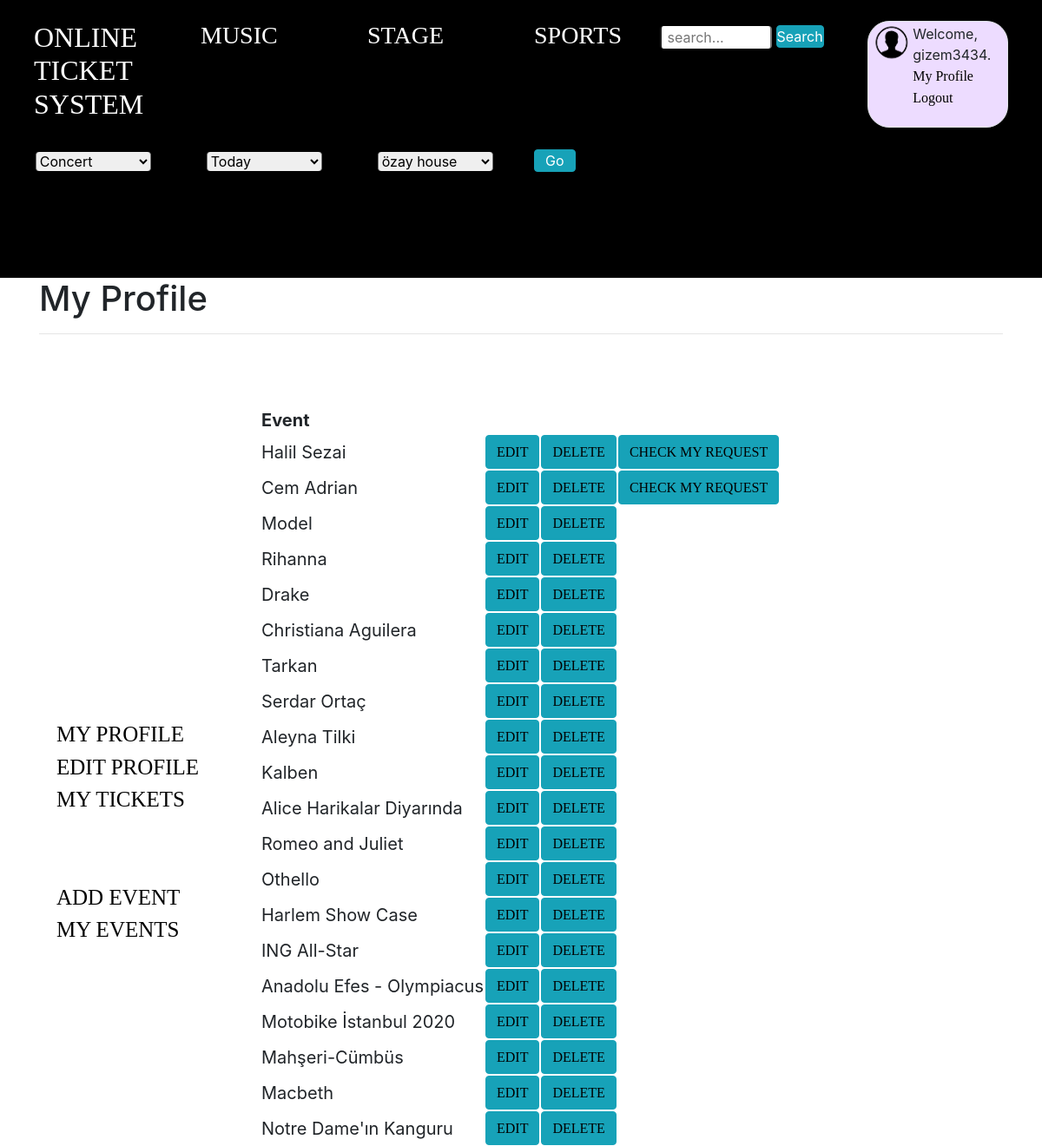
Screenshot of /my-events/ (signed in) with the database file from the repository.
### website/models.py (models this page shows, shortened)
class Event(models.Model):
    TYPE = (
        ('C', 'Concert'),
        ('T', 'Theatre'),
        ('S', 'Sports')
    )
    name = models.CharField(max_length=50)
    stage = models.ForeignKey(Stage, on_delete=models.CASCADE)
    owner = models.ForeignKey(UserProfile, on_delete=models.CASCADE, null=True)
    date = models.DateField()
    quota = models.IntegerField()
    quotastart = models.IntegerField()
    price = models.IntegerField()
    type = models.CharField(max_length=1, choices=TYPE)
    isAvailable = models.BooleanField(default=False)
    isAccepted = models.BooleanField(default=False)
    isRejected = models.BooleanField(default=False)
    rules = models.CharField(max_length=500)
    img = models.URLField(null=True, blank=True)
    def get_edit_event_url(self):
        return f"/event/{self.pk}/edit"
    def get_delete_event_url(self):
        return f"/event/{self.pk}/delete"
    def get_check_event_url(self):
        return f"/event/{self.pk}/check"

### website/views.py (the view)
# urls.py: path('my-events/', views.my_events, name='my_events'),
@login_required
def my_events(request):
    user_profile = UserProfile.objects.get(user=request.user)
    event_list = Event.objects.all().filter(owner=user_profile)
    context = {'event_list': event_list}
    return render(request, 'event/my_events.html', context)

### website/views.py (called while the page is built)
def return_stage_list(request):
    return {'stage_list': Stage.objects.all()}

### templates/event/my_events.html (shortened to what this page needs)
{% extends 'profile/profile.html' %}
{% block info %}
   <div id="my-events"><table>
<tr>
         <th> Event</th>
         <th>  </th>
    <th>  </th>
    <th>  </th>
</tr>
        {% for event in event_list %}
            <tr>
            <td>{{ event.name }} </td>
                <td> <button class="btn btn-info"><a style="color: black" href="{{ event.get_edit_event_url }}">Edit</a></button></td>
                 <td><button class="btn btn-info"> <a  style="color: black" href="{{ event.get_delete_event_url }}">Delete</a>{% ifequal event.isAccepted False %}</button></td>
                 <td><button class="btn btn-info">  <a style="color: black" href="{{ event.get_check_event_url }}">Check my request</a>{% endifequal %} </button></td>
            </tr>
        {% endfor %}
    </table></div>
{% endblock %}
{% block isOperator %}
    <a href="{% url 'add_event' %}">Add Event</a><br>
    <a href="{% url 'my_events' %}">My Events</a><br>
{% endblock %}

### templates/profile/profile.html (shortened to what this page needs)
{% extends 'base.html' %}
{% block head %}
    {% load static %}
    <link rel="stylesheet" type="text/css" href="{% static "css/profile/profil.css" %}">
{% endblock %}
{% block content %}
<div id="mainDiv">
    <h1 id="header">My Profile</h1>
    <hr>
    <div class="infos">
        {% block info %}{% endblock %}
    </div>
    <div id="main_menu">
        <br><br>
        <a href="{% url 'my_profile' %}">My Profile</a><br>
        <a href="{% url 'edit_my_profile' %}">Edit Profile</a><br>
        <a href="{% url 'my_transactions' %}">My Tickets</a><br>
        <br><br>
        {% block isOperator %}{% endblock %}
    </div>
</div>
{% endblock %}

### templates/base.html (shortened to what this page needs)
<!DOCTYPE html>
<html lang="en">
<head>
    <link rel="stylesheet" href="https://stackpath.bootstrapcdn.com/bootstrap/4.4.1/css/bootstrap.min.css">
     {% block head %}
             {% endblock %}
     {% load static %}
    <link rel="stylesheet" type="text/css" href="{% static 'css/base.css' %}">
</head>
<body>
    <header>
  <video playsinline="playsinline" autoplay="autoplay" muted="muted" loop="loop">
    <source src="{% static 'media/homevideo.mp4' %}" type="video/mp4">
  </video>
        <div class="row" id='mainRow'>
            <div class="col-sm-2">
                <div id="webSiteName">
                    <a href="{%  url 'home' %}">
                        <h2>Online Ticket System</h2>
                    </a>
                </div>
            </div>
            <div class="col-sm-2">
                <div class="topicsName">
                    <a href="{% url 'concert_event'  %} ">
                        <h3>Music</h3>
                    </a>
                </div>
            </div>
            <div class="col-sm-2">
                <div class="topicsName">
                    <a href="{% url 'theatre_event'  %} ">
                        <h3>Stage</h3>
                    </a>
                </div>
            </div>
            <div class="col-sm-1">
                <div class="topicsName">
                    <a href="{% url 'sport_event'  %} ">
                        <h3>Sports</h3>
                    </a>
                </div>
            </div>
            <div class="col-md-3">
                <div class="search-container">
                    <form method="GET" action="{% url 'overall_search' %}">
                    <input required name="q" value="{{ request.GET.q }}" placeholder=" search...">
                    <button class="btn btn-info py-0 px-0" type="submit">Search</button>
                    </form>
                </div>
            </div>
            <div class="col-sm-2">
            <div class="border">
                <div class="avatarDiv">
                    <img src={% static "media/user-avatar.png" %} alt="user-avatar">
                </div>
                <div class="accountTextDiv">
                    {% if user.is_authenticated %}
                    <p class="login">Welcome, {{ user.get_username }}.
                    <a href="{% url 'my_profile' %}">My Profile</a>
                        <a href="{% url 'logout' %}">Logout</a></p>
                    {% else %}
                    <p><a  href="{% url 'login' %}">Login</a></p>
                    {% endif %}
                </div>
            </div>
            </div>
        </div>
        <div class="row" id='searchFilterRow'>
            <table>
            <form action="{% url 'opinion_search' %}" method="post" >
            <div class="col-sm-2">
                <div class="categories">
                    <select name="categories">
                        <option value="C">Concert</option>
                    </select>
                </div>
            </div>
            <div class="col-sm-2">
                <div class="categories">
                    <select name="dates">
                        <option value="Today">Today</option>
                    </select>
                </div>
            </div>
            <div class="col-sm-2">
                <div class="categories">
                    <select name="stage_names">
                       {% for stage in stage_list %}
                        <option value="{{ stage.place }}">{{ stage.place }}</option>
                        {% endfor %}
                    </select>
                </div>
            </div>
            <div class="col-sm-1">
                <div class="categories">
                     <button class="btn btn-info py-0 " type="submit">Go</button>
            </div>
                </div>
            </form>
</table>
        </div>
    </header>
    <div class="container-xl">
            {% block content %}
             {% endblock %}
    </div>
</body>
</html>

### website/static/css/profile/profil.css (style rules this page uses)
.infos { position: relative; width:600px; font-size:20px; height: 100px; margin: auto; margin-top: 7.5%; }
#main_menu a { color: black; }
#my-events { position: relative; }
#main_menu { position: absolute; width:200px; top:57%; font-size: 25px; padding-left:20px; }

### website/static/css/base.css (style rules this page uses)
body { width: 100%; }
a { color: white; font-family: "Century Gothic", serif; text-decoration: none; text-transform: uppercase; }
.accountTextDiv a { color: white; font-family: "Century Gothic", serif; text-decoration: none; text-transform: initial; }
header { position: relative; background-color: black; height: 40vh; min-height: 15rem; width: 100%; overflow: hidden; }
header video { position: absolute; top: 50%; left: 50%; min-width: 100%; min-height: 100%; width: auto; height: auto; z-index: 0; -ms-transform: translateX(-50%) translateY(-50%); -moz-transform: translateX(-50%) translateY(-50%); -webkit-transform: translateX(-50%) translateY(-50%); transform: translateX(-50%) translateY(-50%); }
#webSiteName { float: left; width: 14%; height: 95%; margin: auto; }
.topicsName { float: left; width: 14%; height: 95%; margin: auto; }
.avatarDiv { float: left; width: 30%; height: 95%; margin: auto; margin-left: 2%; }
.avatarDiv img { max-width: 100%; max-height: 100%; }
.border { border-radius: 25px; border-color: #eddcff ; background: #eddcff; width: 100%; height: 100%; }
.accountTextDiv { float: left; width: 60%; height: 95%; margin: auto; padding-top: 1%; }
.accountTextDiv p { width: 100%; }
.search-container { margin: auto; width: 100%; height: 25%; padding-top: 2%; }
.search-container input { margin-left: 19%; width: 50%; webkit-border-radius: 4px !important; -moz-border-radius: 4px !important; border-radius: 4px !important; -webkit-border-top: 4px !important; -moz-border-top: 4px !important; border-top: 4px !important; -webkit-border-bottom: 4px !important; -moz-border-bottom: 4px !important; border-bottom: 4px !important; }
.search-container button { margin-bottom: 2%; }
#searchFilterRow { height: 20%; margin-top: 2%; padding-left: 2%; padding-right: 2%; text-align: center; }
.accountTextDiv a { color: black; }
.row select { webkit-border-radius: 4px !important; -moz-border-radius: 4px !important; border-radius: 4px !important; -webkit-border-top: 4px !important; -moz-border-top: 4px !important; border-top: 4px !important; -webkit-border-bottom: 4px !important; -moz-border-bottom: 4px !important; border-bottom: 4px !important; }
#mainRow { margin: auto; padding-left: 2%; padding-right: 2%; padding-top: 2%; }
.categories { float: left; width: 100%; height: 100%; margin: auto; padding-top: 1.5%; }
.categories select { width: 80%; right: 10%; height: fit-content; }
.categories button { float: left; }

### rows the page displays
Event: name "Halil Sezai"
Event: name "Cem Adrian"
Event: name "Model"
Event: name "Rihanna"
Event: name "Drake"
Event: name "Christiana Aguilera"
Event: name "Tarkan"
Event: name "Serdar Ortaç"
Event: name "Aleyna Tilki"
Event: name "Kalben"
Event: name "Alice Harikalar Diyarında"
Event: name "Romeo and Juliet"
Event: name "Othello"
Event: name "Harlem Show Case"
Event: name "ING All-Star"
Event: name "Anadolu Efes - Olympiacus"
Event: name "Motobike İstanbul 2020"
Event: name "Mahşeri-Cümbüs"
Event: name "Macbeth"
Event: name "Notre Dame'ın Kanguru"

### other values shown
{{ user.get_username }} "gizem3434"
form field stage_names "özay house"
